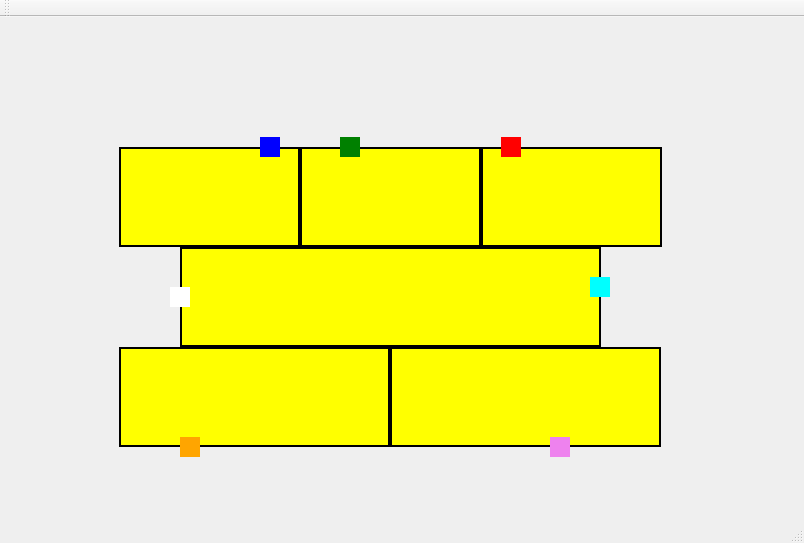
<?xml version="1.0" encoding="UTF-8"?>
<ui version="4.0">
 <class>MainWindow</class>
 <widget class="QMainWindow" name="MainWindow">
  <property name="geometry">
   <rect>
    <x>0</x>
    <y>0</y>
    <width>804</width>
    <height>543</height>
   </rect>
  </property>
  <property name="windowTitle">
   <string>Train Server</string>
  </property>
  <widget class="QWidget" name="centralWidget">
   <widget class="QLabel" name="labelTrilho01">
    <property name="geometry">
     <rect>
      <x>119</x>
      <y>130</y>
      <width>181</width>
      <height>100</height>
     </rect>
    </property>
    <property name="autoFillBackground">
     <bool>false</bool>
    </property>
    <property name="styleSheet">
     <string notr="true">background-color: yellow;
border: 2px solid black;</string>
    </property>
    <property name="text">
     <string/>
    </property>
   </widget>
   <widget class="QLabel" name="labelTrem01">
    <property name="geometry">
     <rect>
      <x>260</x>
      <y>120</y>
      <width>20</width>
      <height>20</height>
     </rect>
    </property>
    <property name="styleSheet">
     <string notr="true">background-color: blue</string>
    </property>
    <property name="text">
     <string/>
    </property>
    <property name="pixmap">
     <pixmap resource="trem-ico.qrc">:/images/trem.png</pixmap>
    </property>
    <property name="scaledContents">
     <bool>true</bool>
    </property>
   </widget>
   <widget class="QLabel" name="labelTrilho02">
    <property name="geometry">
     <rect>
      <x>300</x>
      <y>130</y>
      <width>181</width>
      <height>100</height>
     </rect>
    </property>
    <property name="styleSheet">
     <string notr="true">background-color: yellow;
border: 2px solid black;</string>
    </property>
    <property name="text">
     <string/>
    </property>
   </widget>
   <widget class="QLabel" name="labelTrem02">
    <property name="geometry">
     <rect>
      <x>340</x>
      <y>120</y>
      <width>20</width>
      <height>20</height>
     </rect>
    </property>
    <property name="styleSheet">
     <string notr="true">background-color: green</string>
    </property>
    <property name="text">
     <string/>
    </property>
    <property name="pixmap">
     <pixmap resource="trem-ico.qrc">:/images/trem.png</pixmap>
    </property>
    <property name="scaledContents">
     <bool>true</bool>
    </property>
   </widget>
   <widget class="QLabel" name="labelTrilho04">
    <property name="geometry">
     <rect>
      <x>180</x>
      <y>230</y>
      <width>421</width>
      <height>100</height>
     </rect>
    </property>
    <property name="styleSheet">
     <string notr="true">background-color: yellow;
border: 2px solid black;</string>
    </property>
    <property name="text">
     <string/>
    </property>
   </widget>
   <widget class="QLabel" name="labelTrem04">
    <property name="geometry">
     <rect>
      <x>170</x>
      <y>270</y>
      <width>20</width>
      <height>20</height>
     </rect>
    </property>
    <property name="styleSheet">
     <string notr="true">background-color: white</string>
    </property>
    <property name="text">
     <string/>
    </property>
    <property name="pixmap">
     <pixmap resource="trem-ico.qrc">:/images/trem.png</pixmap>
    </property>
    <property name="scaledContents">
     <bool>true</bool>
    </property>
   </widget>
   <widget class="QLabel" name="labelTrem03">
    <property name="geometry">
     <rect>
      <x>501</x>
      <y>120</y>
      <width>20</width>
      <height>20</height>
     </rect>
    </property>
    <property name="styleSheet">
     <string notr="true">background-color: red

</string>
    </property>
    <property name="text">
     <string/>
    </property>
    <property name="pixmap">
     <pixmap resource="trem-ico.qrc">:/images/trem.png</pixmap>
    </property>
    <property name="scaledContents">
     <bool>true</bool>
    </property>
   </widget>
   <widget class="QLabel" name="labelTrilho03">
    <property name="geometry">
     <rect>
      <x>481</x>
      <y>130</y>
      <width>181</width>
      <height>100</height>
     </rect>
    </property>
    <property name="styleSheet">
     <string notr="true">background-color: yellow;
border: 2px solid black;</string>
    </property>
    <property name="text">
     <string/>
    </property>
   </widget>
   <widget class="QLabel" name="labelTrem05">
    <property name="geometry">
     <rect>
      <x>590</x>
      <y>260</y>
      <width>20</width>
      <height>20</height>
     </rect>
    </property>
    <property name="styleSheet">
     <string notr="true">background-color: cyan</string>
    </property>
    <property name="text">
     <string/>
    </property>
    <property name="pixmap">
     <pixmap resource="trem-ico.qrc">:/images/trem.png</pixmap>
    </property>
    <property name="scaledContents">
     <bool>true</bool>
    </property>
   </widget>
   <widget class="QLabel" name="labelTrilho05">
    <property name="geometry">
     <rect>
      <x>119</x>
      <y>330</y>
      <width>271</width>
      <height>100</height>
     </rect>
    </property>
    <property name="autoFillBackground">
     <bool>false</bool>
    </property>
    <property name="styleSheet">
     <string notr="true">background-color: yellow;
border: 2px solid black;</string>
    </property>
    <property name="text">
     <string/>
    </property>
   </widget>
   <widget class="QLabel" name="labelTrem06">
    <property name="geometry">
     <rect>
      <x>180</x>
      <y>420</y>
      <width>20</width>
      <height>20</height>
     </rect>
    </property>
    <property name="styleSheet">
     <string notr="true">background-color: orange</string>
    </property>
    <property name="text">
     <string/>
    </property>
    <property name="pixmap">
     <pixmap resource="trem-ico.qrc">:/images/trem.png</pixmap>
    </property>
    <property name="scaledContents">
     <bool>true</bool>
    </property>
   </widget>
   <widget class="QLabel" name="labelTrem07">
    <property name="geometry">
     <rect>
      <x>550</x>
      <y>420</y>
      <width>20</width>
      <height>20</height>
     </rect>
    </property>
    <property name="styleSheet">
     <string notr="true">background-color: violet</string>
    </property>
    <property name="text">
     <string/>
    </property>
    <property name="pixmap">
     <pixmap resource="trem-ico.qrc">:/images/trem.png</pixmap>
    </property>
    <property name="scaledContents">
     <bool>true</bool>
    </property>
   </widget>
   <widget class="QLabel" name="labelTrilho06">
    <property name="geometry">
     <rect>
      <x>390</x>
      <y>330</y>
      <width>271</width>
      <height>100</height>
     </rect>
    </property>
    <property name="autoFillBackground">
     <bool>false</bool>
    </property>
    <property name="styleSheet">
     <string notr="true">background-color: yellow;
border: 2px solid black;</string>
    </property>
    <property name="text">
     <string/>
    </property>
   </widget>
   <zorder>labelTrilho06</zorder>
   <zorder>labelTrilho04</zorder>
   <zorder>labelTrilho05</zorder>
   <zorder>labelTrilho03</zorder>
   <zorder>labelTrilho02</zorder>
   <zorder>labelTrilho01</zorder>
   <zorder>labelTrem03</zorder>
   <zorder>labelTrem06</zorder>
   <zorder>labelTrem02</zorder>
   <zorder>labelTrem04</zorder>
   <zorder>labelTrem01</zorder>
   <zorder>labelTrem05</zorder>
   <zorder>labelTrem07</zorder>
  </widget>
  <widget class="QMenuBar" name="menuBar">
   <property name="geometry">
    <rect>
     <x>0</x>
     <y>0</y>
     <width>804</width>
     <height>23</height>
    </rect>
   </property>
  </widget>
  <widget class="QToolBar" name="mainToolBar">
   <attribute name="toolBarArea">
    <enum>TopToolBarArea</enum>
   </attribute>
   <attribute name="toolBarBreak">
    <bool>false</bool>
   </attribute>
  </widget>
  <widget class="QStatusBar" name="statusBar"/>
 </widget>
 <layoutdefault spacing="6" margin="11"/>
 <resources>
  <include location="trem-ico.qrc"/>
 </resources>
 <connections/>
</ui>
